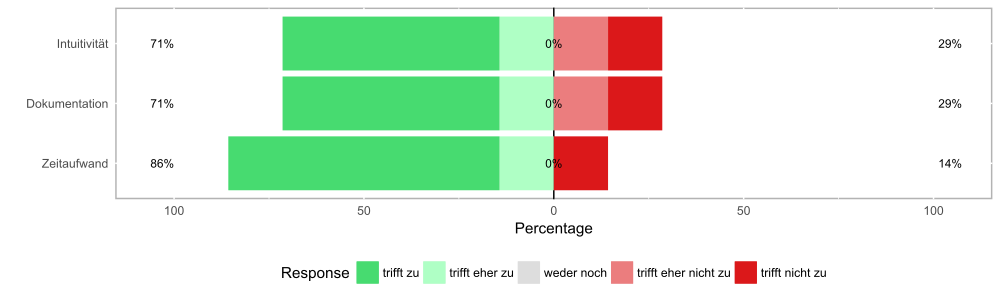

The script that drew this image:
scenario4 = "
Dokumentation Zeitaufwand Intuitivität
1 1 1
1 1 1
2 1 2
1 1 1
1 1 1
5 5 5
4 2 4
"

#I Z D
#1 1 1
#1 1 1
#2 1 2
#1 1 1
#1 1 1
#5 5 5
#4 2 4

Data = read.table(text=scenario4,header=TRUE)
Data[Data==1] <- "trifft zu"
Data[Data==2] <- "trifft eher zu"
Data[Data==3] <- "weder noch"
Data[Data==4] <- "trifft eher nicht zu"
Data[Data==5] <- "trifft nicht zu"


### Change Likert scores to factor and specify levels

l = c("trifft zu", "trifft eher zu", "weder noch", "trifft eher nicht zu", "trifft nicht zu")
#l = c("1", "2", "3", "4", "5")

Data$Intuitivität = factor(Data$Intuitivität,
                       levels = l,
                       ordered = TRUE)

Data$Zeitaufwand = factor(Data$Zeitaufwand,
                       levels = l,
                       ordered = TRUE)

Data$Dokumentation = factor(Data$Dokumentation,
                       levels = l,
                       ordered = TRUE)

library(likert)
result = likert(Data)

colors = c('#47DB70', '#AFFFC5', '#DDDDDD', '#EB7D7E', '#DB181A')

plot(result, type="bar", col=colors)
